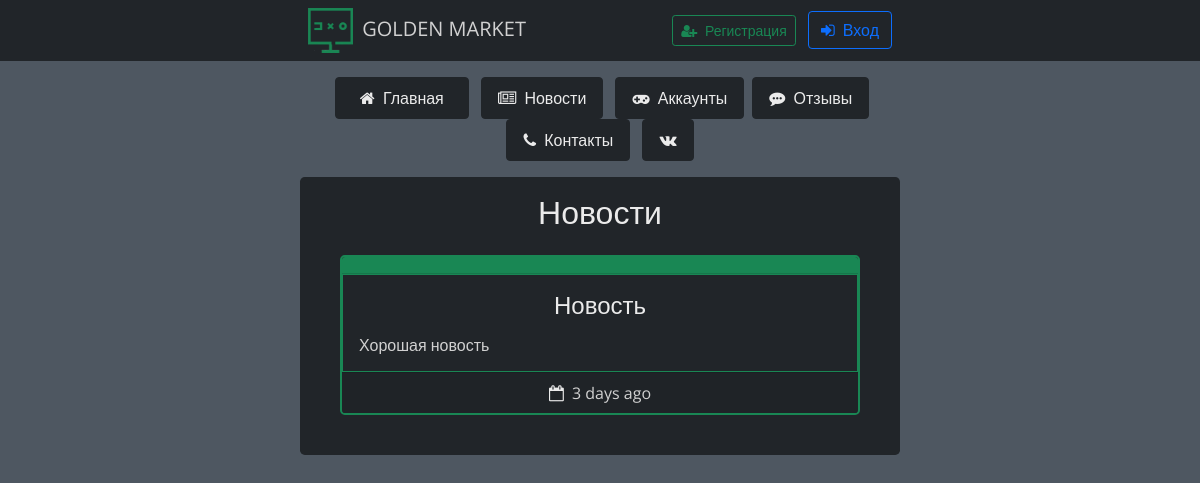
Page /news on the committed database.
### data/news.py (models this page shows)
class News(SqlAlchemyBase, UserMixin):  # таблица новостей
    __tablename__ = 'news'
    id = sqlalchemy.Column(sqlalchemy.Integer,
                           primary_key=True, autoincrement=True)
    title = sqlalchemy.Column(sqlalchemy.String, nullable=True)
    content = sqlalchemy.Column(sqlalchemy.String, nullable=True)
    created_date = sqlalchemy.Column(sqlalchemy.DateTime,
                                     default=datetime.datetime.now().date())
    user_id = sqlalchemy.Column(sqlalchemy.Integer,
                                sqlalchemy.ForeignKey("users.id"))
    user = orm.relation('User')

### main.py (the view)
@app.route('/news', methods=['GET', 'POST'])  # страница новостей
def news():
    global edit_mode
    db_sess = db_session.create_session()
    all_news = db_sess.query(News)  # получение таблицы новостей из базы данных
    arr = []  # список для новостей
    for item in all_news:
        delta = datetime.datetime.now() - item.created_date
        if delta.days != 0:
            arr.append([item.title, item.content, delta.days, 'days', item.id])
        elif int(str(delta).split()[0].split(':')[0]) != 0:
            arr.append(
                [item.title, item.content, int(str(delta).split()[0].split(':')[0]), 'hours',
                 item.id])
        else:
            arr.append([item.title, item.content,
                        int(str(delta).split()[0].split(':')[1]), 'minutes', item.id])
    if current_user.is_authenticated:
        return render_template('news.html', title='Новости', news=arr[::-1],
                               photo='/'.join(current_user.photo.split('/')[1:]),
                               edit_mode=edit_mode,
                               ADMINS=ADMINS,
                               is_photo=current_user.is_photo)
    return render_template('news.html', title='Новости', news=arr[::-1])

### data/db_session.py (called while the page is built)
def create_session() -> Session:
    global __factory
    return __factory()

### templates/news.html (shortened to what this page needs)
{% extends "base.html" %}
{% block content %}
<div class="container w-50 bg-dark rounded-3 mt-3 p-3 text-center">
    <h2 class="mb-3 simple-btn">Новости</h2>
    {% if news %}
    {% for item in news %}
    <div class="card text-center m-4 bg-dark rounded-3 border-success border-2">
        {% if edit_mode %}
        <div class="card-header bg-success p-1 d-flex justify-content-end">
            <div class="d-flex mx-auto">
                <a href="/edit_news/{{ item[4] }}" class="my-auto">
                    <button type="button" class="btn-sm btn-warning me-1">
                        <i class="fa fa-pencil fa-1x text-black" aria-hidden="true"></i>
                    </button>
                </a>
                <a href="/delete_news/{{ item[4] }}" class="my-auto">
                    <button type="button" class="btn-sm btn-danger ms-1 me-2">
                        <i class="fa fa-trash-o fa-1x simple-btn" aria-hidden="true"></i>
                    </button>
                </a>
            </div>
        </div>
        {% else %}
        <div class="card-header bg-success"></div>
        {% endif %}
        <div class="card-body border border-success">
            <h4 class="card-title mb-3 simple-btn">{{ item[0] }}</h4>
            <h6 class="card-text mx-auto text-start">{{ item[1] }}</h6>
        </div>
        <div class="card-footer">
            <i class="fa fa-calendar-o fa-1x simple-btn me-1" aria-hidden="true"></i> {{ item[2] }}
            {{ item[3] }} ago
        </div>
    </div>
    {% endfor %}
    {% else %}
    <h4 class="my-5">Здесь пока пусто, приходи завтра</h4>
    {% endif%}
</div>
{% endblock %}

### templates/base.html (style rules this page uses)
* { font-family: 'Open Sans', sans-serif; color: #d1d1d1; }
body { background-color: #4e5761; }
.simple-btn { color: #ebebeb !important; }

### rows in the picture
News: title "Новость", content "Хорошая новость", item "3", item "days"
